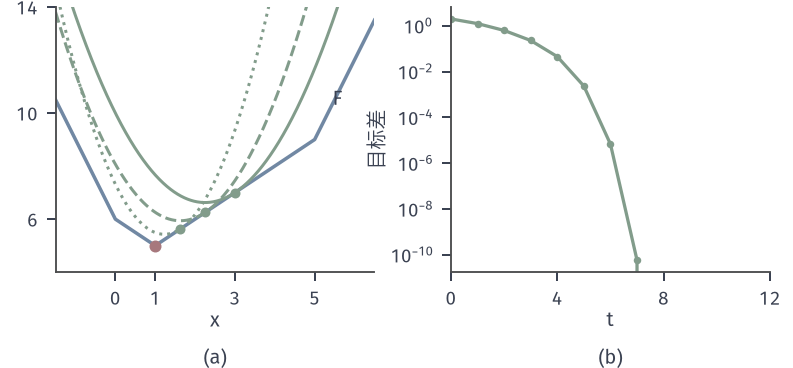

Here is the Python script that generated this plot:
from pathlib import Path
import sys
ROOT = next(p for p in Path(__file__).resolve().parents if (p/'build.sh').is_file() and (p/'tex/book.tex').is_file())
sys.path.insert(0, str(ROOT/'figures/00-shared/mathematical-preliminaries-upper/00-shared/comprehension-figures'))
from support import figure, save, BLUE, GREEN, YELLOW, RED, PURPLE, INK, MUTED, GRID, BLUE_FILL, GREEN_FILL, YELLOW_FILL, RED_FILL, PURPLE_FILL
import numpy as np
HERE = Path(__file__).resolve().parent
STROKE = '#4C4D4F'
def panel(fig, left, right, top, bottom, wspace=.25, hspace=.2):
    fig.set_layout_engine(None)
    fig.subplots_adjust(left=left, right=right, top=top, bottom=bottom, wspace=wspace, hspace=hspace)
def tag(fig, ax, s, y=None, d=.15):
    p = ax.get_position(); fig.text((p.x0+p.x1)/2, (p.y0-d) if y is None else y, s, ha='center', va='top')
def opt(ax, x=0, y=0, ms=4.8, z=7): ax.plot([x],[y],'o',ms=ms,color=RED,mew=0,zorder=z)
# F(x)=|x|+|x-1|+|x-5|，x0=3，二次代理（IRLS）；最优值 F*=5，x*=1。
y=np.array([0.,1,5]);F=lambda x:np.abs(np.subtract.outer(x,y)).sum(-1)
def Q(x,c):
    r=np.abs(c-y);return ((np.subtract.outer(x,y))**2/(2*r)+r/2).sum(-1)
def nx(c):
    w=1/np.abs(c-y);return (w*y).sum()/w.sum()
P=[3.]
for t in range(12):P.append(nx(P[-1]))
P=np.array(P);print(P[:6],F(P[:6]))
fig,(A,B)=figure(width_mm=112,height_mm=52,ncols=2)
panel(fig,.07,.97,.98,.26,wspace=.24)
X=np.linspace(-1.5,6.5,1201);A.plot(X,F(X),color=BLUE,lw=1.4)
for c,ls in ((P[0],'-'),(P[1],'--'),(P[2],':')):
    A.plot(X,Q(X,c),color=GREEN,lw=1.2,ls=ls);A.plot([c],[F(np.array(c))],'o',color=GREEN,ms=4,mew=0,zorder=6)
opt(A,1,5.)
A.set_xlim(-1.5,6.5);A.set_ylim(4,14);A.set_xticks([0,1,3,5]);A.set_yticks([6,10,14]);A.set_xlabel('$x$',labelpad=1)
A.text(5.45,10.3,'$F$',color=INK)
tt=np.arange(13);B.semilogy(tt,F(P)-5,'-o',color=GREEN,lw=1.3,ms=3,mew=0)
B.set_xlim(0,12);B.set_xticks([0,4,8,12]);B.set_xlabel('$t$',labelpad=1);B.set_ylabel('目标差',labelpad=1)
fig.canvas.draw();tag(fig,A,'(a)',y=.055);tag(fig,B,'(b)',y=.055)
save(fig,HERE,'figure',{'y':y.tolist(),'x':P.tolist()})
